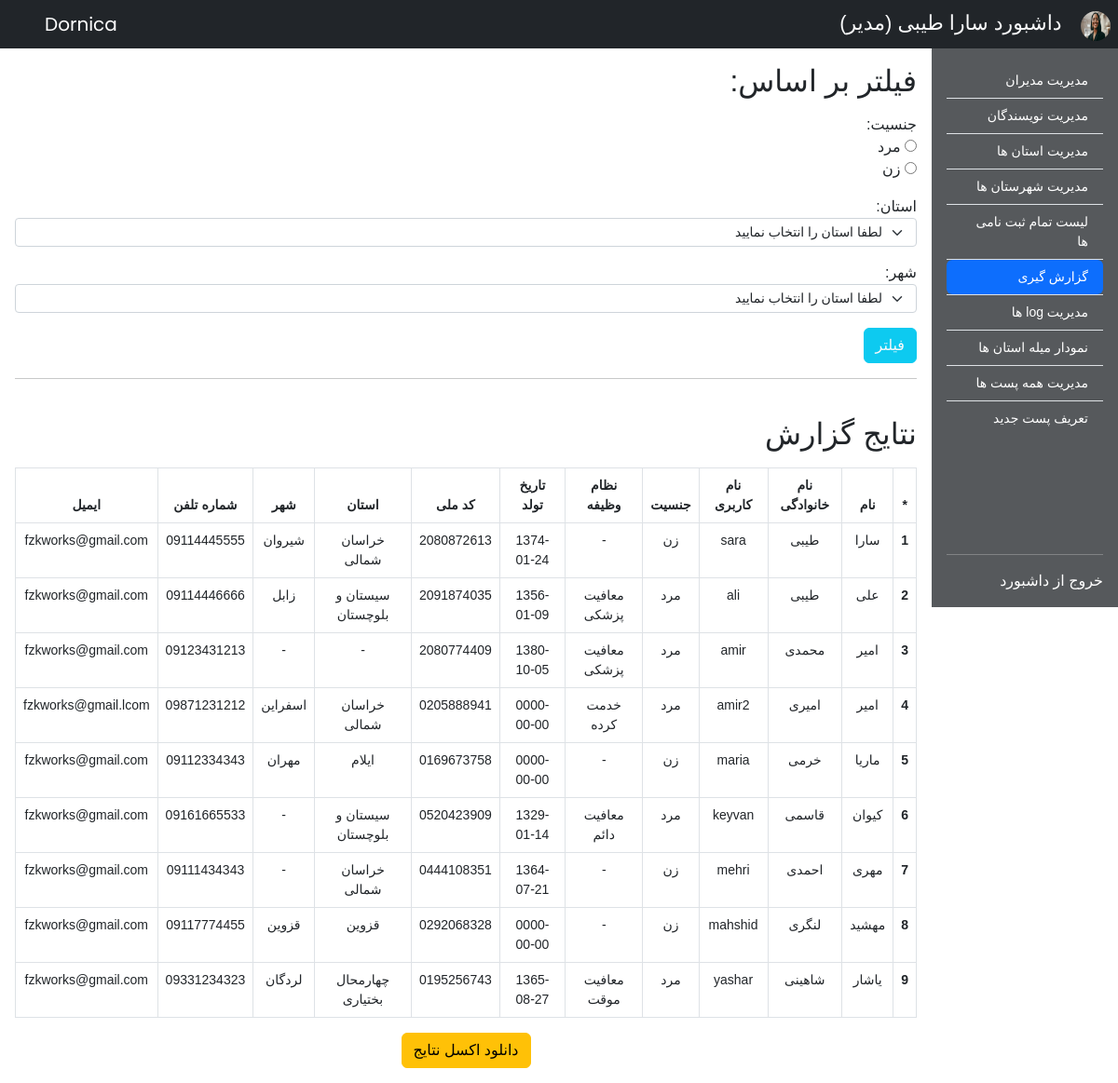
Screenshot of /admin-reporting.php (signed in) with the database file from the repository.
### tables this page shows
CREATE TABLE `members` (
  `id` int(11) NOT NULL,
  `first_name` varchar(255) NOT NULL,
  `last_name` varchar(255) NOT NULL,
  `nation_code` varchar(255) NOT NULL,
  `phone_number` varchar(255) NOT NULL,
  `birth_date` date DEFAULT NULL,
  `gender` varchar(255) NOT NULL,
  `military` varchar(255) DEFAULT NULL,
  `email` varchar(255) NOT NULL,
  `image` varchar(255) DEFAULT NULL,
  `username` varchar(255) NOT NULL,
  `password` varchar(255) NOT NULL,
  `province` varchar(255) DEFAULT NULL,
  `city` varchar(255) DEFAULT NULL,
  `membership_date` date NOT NULL,
  `vkey` varchar(255) NOT NULL,
  `verified` tinyint(255) NOT NULL DEFAULT 0,
  `member_type_id` tinyint(4) NOT NULL DEFAULT 3
);

CREATE TABLE `provinces` (
  `id` int(10) UNSIGNED NOT NULL,
  `name` varchar(255) NOT NULL
);

CREATE TABLE `cities` (
  `id` int(10) UNSIGNED NOT NULL,
  `province_id` int(10) UNSIGNED NOT NULL,
  `name` varchar(255) NOT NULL
);

### database/Member.php (called while the page is built, shortened)
<?php
class Member
{
    protected $host = "localhost";
    protected $user = "root";
    protected $password = "";
    protected $db_name = "dornica";
    public $connection = null;
    public function __construct()
    {
        $this->connection = mysqli_connect($this->host, $this->user, $this->password, $this->db_name);
    }
    public function getMemberById($id)
    {
        $query = "SELECT  * FROM `members` WHERE `id` = '$id'";
        $result = $this->connection->query($query);
        $result = mysqli_fetch_array($result, MYSQLI_ASSOC);
        return $result;
    }
    public function getAllMembers($member_type_id = null)
    {
        if (!$member_type_id) {
            $query = "SELECT * FROM `members` WHERE 1";
        } else {
            $query = "SELECT * FROM `members` WHERE `member_type_id`='$member_type_id'";
        }
        $result = $this->connection->query($query);
        $result_array = [];
        while ($row = mysqli_fetch_array($result, MYSQLI_ASSOC)) {
            $result_array[] = $row;
        }
        return $result_array;
    }
    protected function closeConnection()
    {
        if ($this->connection != null) {
            $this->connection = null;
        }
    }
}

### functions/registration-functions.php (called while the page is built, shortened)
<?php
require("database/Member.php");
require("database/City.php");
require("database/Province.php");
require("database/Permission.php");
$member = new Member();
$permission = new Permission();

### database/Permission.php (called while the page is built, shortened)
<?php
class Permission
{
    protected $host = "localhost";
    protected $user = "root";
    protected $password = "";
    protected $db_name = "dornica";
    public $connection = null;
    public function __construct()
    {
        $this->connection = mysqli_connect($this->host, $this->user, $this->password, $this->db_name);
    }
    public function getPermissionTypeById($id)
    {
        $query = "SELECT * FROM `permissions` WHERE `id`='$id'";
        $result = $this->connection->query($query);
        $result = mysqli_fetch_array($result, MYSQLI_ASSOC);
        return $result['type'];
    }
}

### database/Province.php (called while the page is built, shortened)
<?php
class Province
{
    protected $host = "localhost";
    protected $user = "root";
    protected $password = "";
    protected $db_name = "dornica";
    public $connection = null;
    public function __construct()
    {
        $this->connection = mysqli_connect($this->host, $this->user, $this->password, $this->db_name);
    }
    public function getProvinceNameById($id){
        $query = "SELECT * FROM `provinces` WHERE `id`='$id'";
        $result = $this->connection->query($query);
        $result = mysqli_fetch_array($result, MYSQLI_ASSOC);
        return $result['name'];
    }
}

### database/City.php (called while the page is built, shortened)
<?php
class City
{
    protected $host = "localhost";
    protected $user = "root";
    protected $password = "";
    protected $db_name = "dornica";
    public $connection = null;
    public function __construct()
    {
        $this->connection = mysqli_connect($this->host, $this->user, $this->password, $this->db_name);
    }
    public function getCityNameById($id)
    {
        $query = "SELECT * FROM `cities` WHERE `id`='$id'";
        $result = $this->connection->query($query);
        $result = mysqli_fetch_array($result, MYSQLI_ASSOC);
        return $result['name'];
    }
}

### admin_templates/_reporting-csv.php (the view, shortened to what this page needs)
<?php
if ($permission->getPermissionTypeById($current_member['member_type_id']) != 'manager') {
    showOnlyMangersAccess();
} else {
    if ($_SERVER["REQUEST_METHOD"] == "POST") {
        if (isset($_POST['filter_submit'])) {
            $gender = isset($_POST['gender']) ? $_POST['gender'] : null;
            $province_value = isset($_POST['state']) ? $_POST['state'] : null;
            $city_value = isset($_POST['city']) ? $_POST['city'] : null;
            $all_members = $member->getAllMembersByFiltering($gender, $province_value, $city_value);
            $all_members_csv = $member->getAllMembersByFilteringCSV($gender, $province_value, $city_value);
            arrayToCsvAndSave($all_members_csv);
        }
    } else {
        $all_members = $member->getAllMembers();
    }
    ?>
    <section class="col-10">
        <div class="container p-3">
            <h2 class="mb-3">فیلتر بر اساس:</h2>
            <form action="" method="post">
                <div class="form-group my-3">
                    <label>جنسیت:</label>
                    <br/>
                    <div id="male-div">
                        <input
                                type="radio"
                                id="male"
                                name="gender"
                                value="male"
                        />
                        <label for="male">مرد</label>
                    </div>
                    <div id="female-div" style="width: 37px;">
                        <input type="radio" id="female" name="gender" value="female"/>
                        <label for="female">زن</label>
                    </div>
                </div>
                <div class="form-group mb-3">
                    <label for="province">استان:</label>
                    <select name="state"
                            onChange="loadCitiesByProvinceId(this.value);"
                            class="form-select form-select-sm"
                            aria-label=".form-select-sm example" id="province">
                    </select>
                </div>
                <div class="form-group mb-3">
                    <label for="city">شهر:</label>
                    <select name="city" id="city" class="form-select form-select-sm"
                            aria-label=".form-select-sm example">
                        <option value="0" disabled selected>لطفا استان را انتخاب نمایید</option>
                    </select>
                </div>
                <div class="form-group">
                    <button type="submit" name="filter_submit" class="btn btn-info text-light">فیلتر</button>
                </div>
            </form>
            <hr>
            <br>
            <h2 class="mb-3">نتایج گزارش</h2>
            <table class="table table-bordered font-size-14">
                <thead>
                <tr class="text-center">
                    <th scope="col">*</th>
                    <th scope="col">نام</th>
                    <th scope="col">نام خانوادگی</th>
                    <th scope="col">نام کاربری</th>
                    <th scope="col">جنسیت</th>
                    <th scope="col">نظام وظیفه</th>
                    <th scope="col">تاریخ تولد</th>
                    <th scope="col">کد ملی</th>
                    <th scope="col">استان</th>
                    <th scope="col">شهر</th>
                    <th scope="col">شماره تلفن</th>
                    <th scope="col">ایمیل</th>
                </tr>
                </thead>
                <tbody>
                <?php
                $number = 1;
                if ($all_members) {
                foreach ($all_members as $member) {
                    $member_first_name = $member['first_name'];
                    $member_last_name = $member['last_name'];
                    $member_username = $member['username'];
                    $member_gender = $member['gender'] == 'male' ? 'مرد' : 'زن';
                    $member_military = $member['military'];
                    if ($member_military) {
                        if ($member_military == 'finished') $member_military = 'خدمت کرده';
                        else if ($member_military == 'permanent-exemption') $member_military = 'معافیت دائم';
                        else if ($member_military == 'temporary-exemption') $member_military = 'معافیت موقت';
                        else if ($member_military == 'medical-exemption') $member_military = 'معافیت پزشکی';
                    } else $member_military = '-';
                    $member_birth_date = $member['birth_date'];
                    $member_nation_code = $member['nation_code'];
                    $member_province = $member['province'] ? $province->getProvinceNameById($member['province']) : '-';
                    $member_city = $member['city'] ? $city->getCityNameById($member['city']) : '-';
                    $member_phone_number = $member['phone_number'];
                    $member_email = $member['email'];
                    ?>
                    <tr class="text-center">
                        <th scope="row"><?php echo $number; ?></th>
                        <td><?php echo $member_first_name; ?></td>
                        <td><?php echo $member_last_name; ?></td>
                        <td><?php echo $member_username; ?></td>
                        <td><?php echo $member_gender; ?></td>
                        <td><?php echo $member_military; ?></td>
                        <td><?php echo $member_birth_date; ?></td>
                        <td><?php echo $member_nation_code; ?></td>
                        <td><?php echo $member_province; ?></td>
                        <td><?php echo $member_city; ?></td>
                        <td><?php echo $member_phone_number; ?></td>
                        <td><?php echo $member_email; ?></td>
                    </tr>
                    <?php
                    $number++;
                }  ?>
                </tbody>
            </table>
            <div class="w-100 text-center">
                <a href="csvfile/reportingResults.csv" download class="btn btn-warning">دانلود اکسل نتایج</a>
            </div>
            <?php
            } else {
                echo '<div class="text-danger text-center my-2" role="alert"">نتیجه ای یافت نشد</div>';
            } ?>
        </div>
    </section>
    <?php
}
?>

### admin_templates/_admin-navbar.php (shortened to what this page needs)
<?php
if (isset($_SESSION['user_id'])) {
    $current_member = $member->getMemberById($_SESSION['user_id']);
}
?>
<section class="w-100">
    <nav class="navbar navbar-expand-lg navbar-dark bg-dark text-light" style="justify-content: space-between;">
        <div>
            <img src="<?php echo $current_member['image']; ?>"
                 alt="" width="32" height="32" class="rounded-circle me-2">
            <a class="navbar-brand text-light font-lalezar font-size-22"
               href="admin-welcome.php">داشبورد <?php
                echo $current_member['first_name'] . " ".$current_member['last_name'] . " ";
                if ($permission->getPermissionTypeById($current_member['member_type_id']) == 'manager') {
                    echo "(مدیر)";
                } else {
                    echo "(نویسنده)";
                } ?> </a>
        </div>
        <div class="my-2 mx-5 my-lg-0">
            <a href="index.php" class="navbar-brand my-2 my-sm-0 font-poppins">
                Dornica
            </a>
        </div>
    </nav>
</section>

### css/style.css (style rules this page uses)
.font-poppins { font-family: 'Poppins', sans-serif; }
.font-vazir { font-family: 'vazir', sans-serif; }
.font-lalezar { font-family: 'Lalezar', sans-serif; }
.font-size-22 { font-size: 22px; }
.font-size-14 { font-size: 14px; }
a { text-decoration: none; }

### rows the page displays
members: image (picture), first_name "سارا", last_name "طیبی", username "sara", gender "زن", military "-", birth_date "1374-01-24", nation_code "2080872613", province.name "خراسان شمالی", city.name "شيروان", phone_number "09114445555", email "fzkworks@gmail.com"
members: first_name "علی", last_name "طیبی", username "ali", gender "مرد", military "معافیت پزشکی", birth_date "1356-01-09", nation_code "2091874035", province.name "سيستان و بلوچستان", city.name "زابل", phone_number "09114446666", email "fzkworks@gmail.com"
members: first_name "امیر", last_name "محمدی", username "amir", gender "مرد", military "معافیت پزشکی", birth_date "1380-10-05", nation_code "2080774409", province "-", city "-", phone_number "09123431213", email "fzkworks@gmail.com"
members: first_name "امیر", last_name "امیری", username "amir2", gender "مرد", military "خدمت کرده", birth_date "0000-00-00", nation_code "0205888941", province.name "خراسان شمالی", city.name "اسفراين", phone_number "09871231212", email "fzkworks@gmail.lcom"
members: first_name "ماریا", last_name "خرمی", username "maria", gender "زن", military "-", birth_date "0000-00-00", nation_code "0169673758", province.name "ايلام", city.name "مهران", phone_number "09112334343", email "fzkworks@gmail.com"
members: first_name "کیوان", last_name "قاسمی", username "keyvan", gender "مرد", military "معافیت دائم", birth_date "1329-01-14", nation_code "0520423909", province.name "سيستان و بلوچستان", city "-", phone_number "09161665533", email "fzkworks@gmail.com"
members: first_name "مهری", last_name "احمدی", username "mehri", gender "زن", military "-", birth_date "1364-07-21", nation_code "0444108351", province.name "خراسان شمالی", city "-", phone_number "09111434343", email "fzkworks@gmail.com"
members: first_name "مهشید", last_name "لنگری", username "mahshid", gender "زن", military "-", birth_date "0000-00-00", nation_code "0292068328", province.name "قزوين", city.name "قزوين", phone_number "09117774455", email "fzkworks@gmail.com"
members: first_name "یاشار", last_name "شاهینی", username "yashar", gender "مرد", military "معافیت موقت", birth_date "1365-08-27", nation_code "0195256743", province.name "چهارمحال بختياری", city.name "لردگان", phone_number "09331234323", email "fzkworks@gmail.com"
